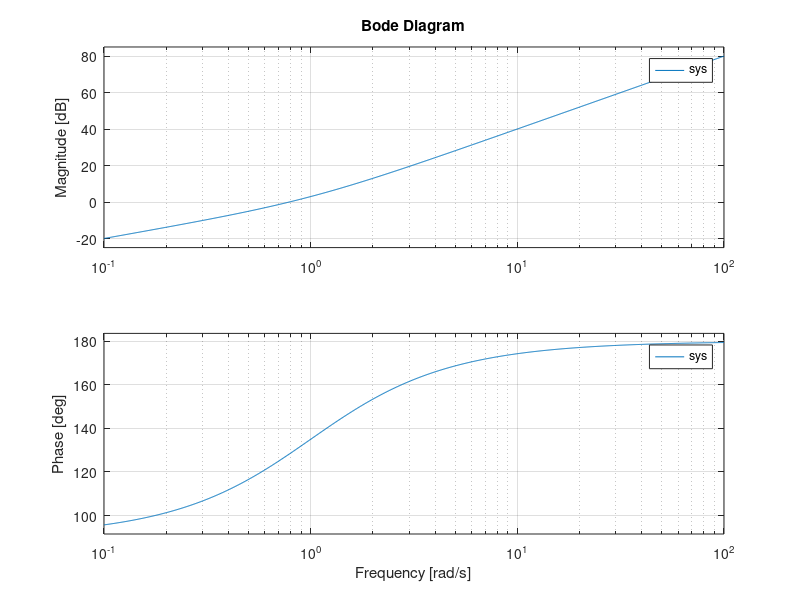
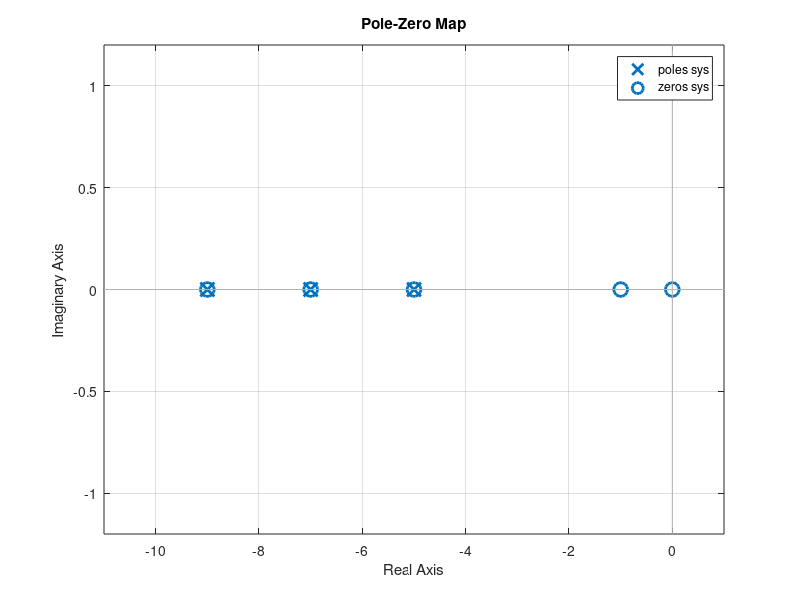

The MATLAB script that drew these images, in order:
%% 4
clc
num = conv( conv( conv( [1 0],[1 1]), conv( [1 5],[1 7])), [1 9] );
den = conv( conv( conv( [1 5],[1 7]), conv( [1 9], [0 1])), [0 1]);



sys=tf(num,den);
figure    
bode(sys)
hold on

figure
pzmap(sys)
grid on